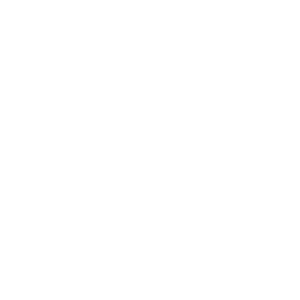
Frame 1 (no input)
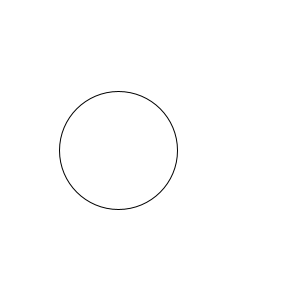
Frame 60 (the mouse pressed at the canvas centre just before this capture)
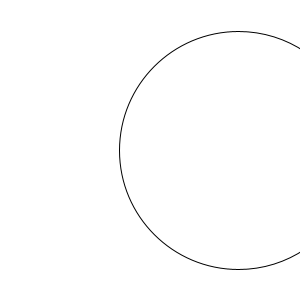
Frame 120 (the mouse held since frame 60 and released just before this capture)

The Processing sketch that drew these frames (run headless with seeded random() and noise(); from frame 60 on, the mouse is pressed at the canvas centre):

// Processing sketch: ballmovingandexpanding
// ── ballmovingandexpanding.pde
int x;

void setup() {
  size(300, 300);
  x = 0;
}

void draw() {
 background(255);
 ellipse(x, 150, x, x);
 x = x + 2; 
  if(x>400) {
    x = 0; }
}
